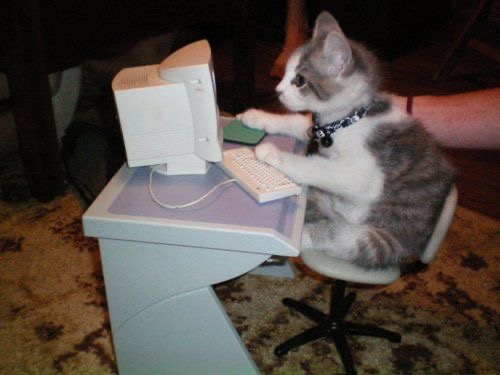
#> input picture lab2/cat.jpeg, 500 x 375 px
$ jupyter execute --allow-errors iad2_riabko_fb-42mp.ipynb
#> lines starting #> are read from the running program, lines starting #| are printed output that depends on the picture
[cell 1]
import pandas as pd
from sklearn.decomposition import PCA
from sklearn.manifold import TSNE
from sklearn.cluster import KMeans
import matplotlib.pyplot as plt
import seaborn as sns
from skimage import io

# Завантаження даних із CSV
#> (the rest of this cell did not finish here and is left out)

[cell 2]
# Завантаження зображення
image = io.imread('cat.jpeg')
#> image is the input picture: shape (375, 500, 3); mean R, G, B 86.6, 77.5, 71.5
image_2d = image.reshape(-1, 3)

# Квантування зображення на 64, 32, 16, 8 кольорів
for n_clusters in [64, 32, 16, 8]:
    kmeans = KMeans(n_clusters=n_clusters, random_state=42)
    labels = kmeans.fit_predict(image_2d)
    quantized_image = kmeans.cluster_centers_.astype(int)[labels]
    quantized_image = quantized_image.reshape(image.shape)

    # Відображення результату
    plt.figure()
    plt.title(f"Quantized Image with {n_clusters} colors")
    plt.imshow(quantized_image)
    plt.axis('off')
    plt.show()
#> this loop made 4 passes
#> pass 3, `quantized_image = quantized_image.reshape(image.shape)`:
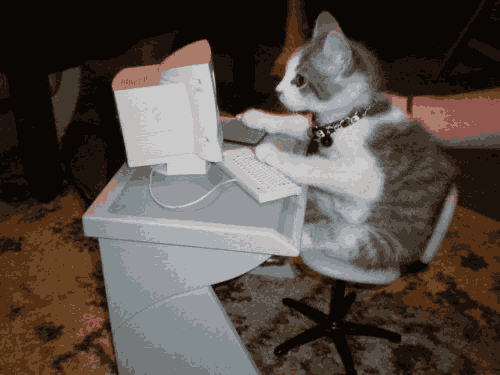
#> quantized_image: shape (375, 500, 3) int64; mean R, G, B 86.1, 76.8, 70.8
